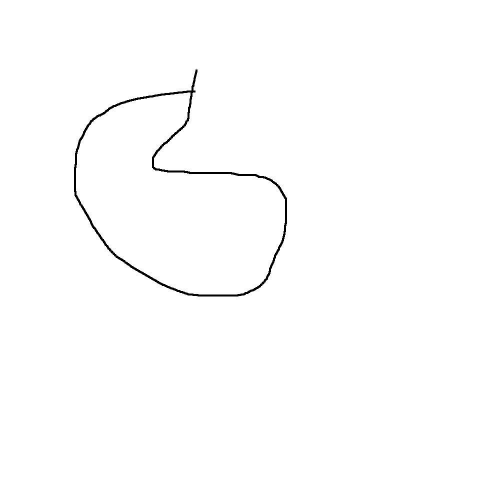
#> input picture project/circle/circle4-1000.jpeg, 1000 x 1000 px (shown at 1/2 size)
$ python d-dd-circle.py   (older library calls are emulated)
#> lines starting #> are read from the running program, lines starting #| are printed output that depends on the picture; after the words box and inside, x2 and y2 are one past the last pixel; in counts of white or black regions, pixels touching at a corner belong together
#Created on: Apr 18, 2017
#Author: chen
#llcc2196@gmail.com
import cv2
import numpy as np
import matplotlib
matplotlib.use('TkAgg')
from matplotlib import pyplot as plt
import math

def lineContours(img):
	ret, binary = cv2.threshold(img,127,255,0)
	img2, contours, hierarchy = cv2.findContours			(binary,cv2.RETR_TREE,cv2.CHAIN_APPROX_NONE)
#If you pass cv2.CHAIN_APPROX_NONE, all the boundary points are stored.
	linecontours = np.vstack(contours[2]).squeeze()
	'''
	if len(linecontours) % 2 != 0:
		linecontours = linecontours[:-1]
	contour = np.vsplit(linecontours, 2)
	'''
	return linecontours
def derivative(point1,point2):
	dpoint = float((point2[1] - point1[1]) / (point2[0] - point1[0]))
	if math.isinf(dpoint) :
		dpoint = 50
	return dpoint

def lineDerivative(line,step=1,averstep=1):
	dline = []
	for i in range(0,len(line)-averstep,step):
		dline.append(derivative(line[i],line[i + averstep]))
	return dline

def lineCurvature(dline,step=1,averstep=1):
	ddline = []
	for i in range(0,len(dline)-averstep,step):
		ddline.append(dline[i+averstep] - dline[i])
	return ddline

#plot the line properties(original image,line,derivative of line,curvature of line),x_axis,y_axis is image size
def plotLineproperties(img,contour,dline,ddline,amplitude = 10,x_axis = 400,y_axis = 400):

	plt.subplot(2,2,1),plt.title('original image')
	plt.imshow(img)

	x = contour[5:,0]
	y = contour[5:,1]
	plt.subplot(2,2,2),plt.title('contour points')
	plt.plot(x,y),plt.axis([0, x_axis, 0, y_axis])

	td = np.arange(0, len(dline))
	plt.subplot(2,2,3),plt.plot(td,dline),plt.title('contour derivative'),plt.axis([0, len(dline), -amplitude, amplitude])

	tdd = np.arange(0, len(ddline))
	plt.subplot(2,2,4),plt.plot(tdd,ddline),plt.title('contour curvature'),plt.axis([0, len(ddline), -amplitude, amplitude])
	plt.show()
	return 0

img = cv2.imread('circle4-1000.jpeg',0)
#> img is the input picture: shape (1000, 1000); min 0, max 255, mean 253.3
imgori = cv2.imread('circle4-1000.jpeg')
contour = lineContours(img)
#> in lineContours, `ret, binary = cv2.threshold(img,127,255,0)`: binary: shape (1000, 1000); 99.3% white; 1 black region
#> in lineContours, `img2, contours, hierarchy = cv2.findContours			(binary,cv2.RETR_TREE,c..`: contours = 3 contours; box (x1, y1, x2, y2) and area: (0, 0, 1000, 1000) 998001, (147, 138, 575, 594) 111997, (152, 185, 570, 589) 103870
#> in lineContours, `linecontours = np.vstack(contours[2]).squeeze()`: linecontours = 1387 pairs, first value 152 to 569, second value 185 to 588
#> contour has the same summary as linecontours in lineContours
dline = lineDerivative(contour,1,10)
#> the loop in lineDerivative, `for i in range(0,len(line)-averstep,step):` made 1377 passes
#> after the loop in lineDerivative, `for i in range(0,len(line)-averstep,step):`: dline = 1377 values, max 50 at index 260, min -10 at index 256, mean 3.16
ddline = lineCurvature(dline)
#> after the loop in lineCurvature, `for i in range(0,len(dline)-averstep,step):`: ddline = 1376 values, max 60 at index 259, min -60 at index 271, mean 0.00124
plotLineproperties(imgori,contour,dline,ddline,60,1000,1000)
#> in plotLineproperties, `x = contour[5:,0]`: x = 1382 values, max 569 at index 881, min 152 at index 283, mean 353.4
#> in plotLineproperties, `y = contour[5:,1]`: y = 1382 values, max 588 at index 632, min 185 at index 1377, mean 387.6
#> in plotLineproperties, `td = np.arange(0, len(dline))`: td = 1377 values from 0 to 1376
#> in plotLineproperties, `tdd = np.arange(0, len(ddline))`: tdd = 1376 values from 0 to 1375
#> in plotLineproperties, `plt.show()`:
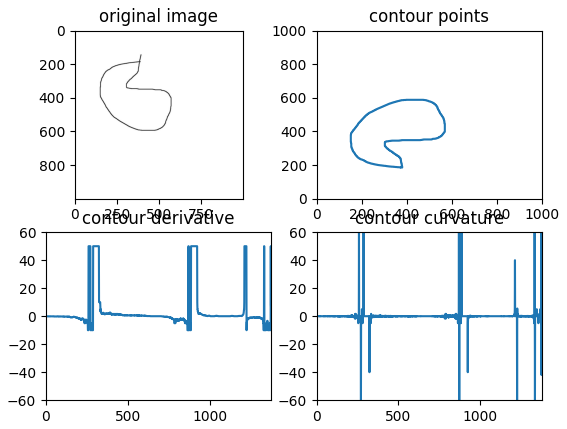
#> figure drawn by matplotlib, 4 panels; panel 3: curve peaks at x = 260, y = 50; panel 4: curve peaks at x = 259, y = 60


#cv2.waitKey(0)

$ run again, with project/circle/circle1-1000.jpeg copied over project/circle/circle4-1000.jpeg
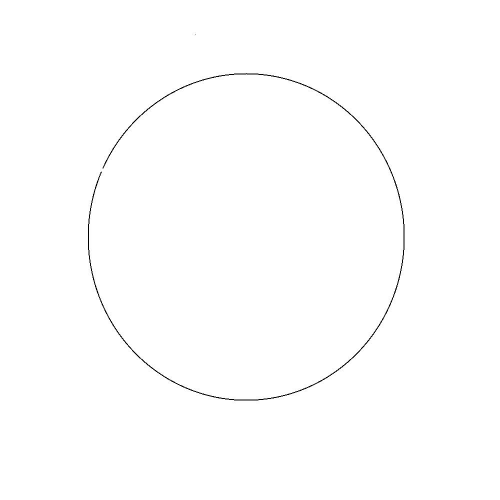
#> input picture project/circle/circle1-1000.jpeg, 1000 x 1000 px (shown at 1/2 size)
#> img is the input picture: shape (1000, 1000); min 0, max 255, mean 253.9
#> binary: shape (1000, 1000); 99.6% white; black in thin lines or dots, all inside (x1, y1, x2, y2) = (176, 68, 809, 801)
#> contours = 3 contours, 1 with area under 20; largest, box (x1, y1, x2, y2) and area: (0, 0, 1000, 1000) 998001, (175, 145, 810, 802) 5830
#> linecontours = [[389, 68], [390, 67], [391, 68], [390, 69]]
#> after the loop in lineDerivative, `for i in range(0,len(line)-averstep,step):`: dline = []
#> x = empty array
#> in plotLineproperties, `plt.show()`:
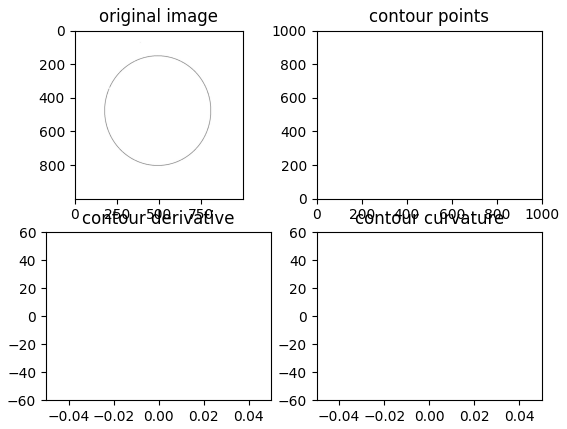
#> figure drawn by matplotlib, 4 panels

$ run again, with project/circle/circle3-1000.jpeg copied over project/circle/circle4-1000.jpeg
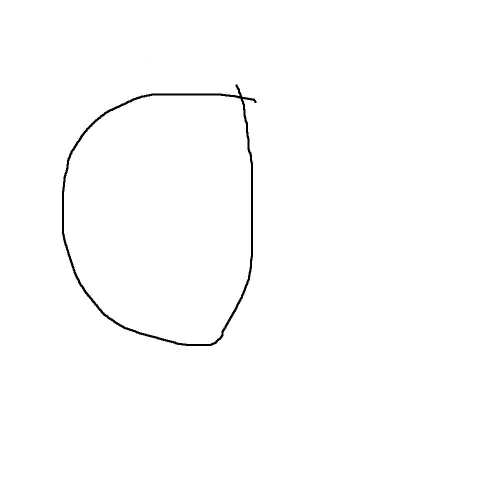
#> input picture project/circle/circle3-1000.jpeg, 1000 x 1000 px (shown at 1/2 size)
#> img is the input picture: shape (1000, 1000); min 0, max 255, mean 253.3
#> binary: shape (1000, 1000); 99.3% white; 1 black region
#> contours = 3 contours; box (x1, y1, x2, y2) and area: (0, 0, 1000, 1000) 998001, (123, 168, 514, 693) 164276, (128, 191, 502, 688) 156172
#> linecontours = 1403 pairs, first value 128 to 501, second value 191 to 687
#> contour has the same summary as linecontours in lineContours
#> the loop in lineDerivative, `for i in range(0,len(line)-averstep,step):` made 1393 passes
#> after the loop in lineDerivative, `for i in range(0,len(line)-averstep,step):`: dline = 1393 values, max 50 at index 263, min -10 at index 199, mean 10.09
#> after the loop in lineCurvature, `for i in range(0,len(dline)-averstep,step):`: ddline = 1392 values, max 60 at index 262, min -60 at index 895, mean 0.000144
#> x = 1398 values, max 501 at index 907, min 128 at index 258, mean 333.1
#> y = 1398 values, max 687 at index 676, min 191 at index 1261, mean 426.5
#> td = 1393 values from 0 to 1392
#> tdd = 1392 values from 0 to 1391
#> in plotLineproperties, `plt.show()`:
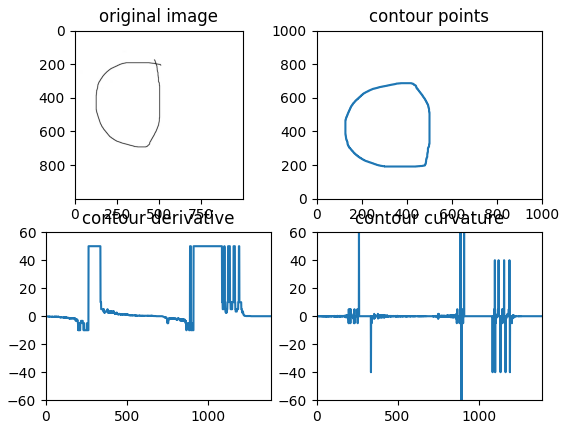
#> figure drawn by matplotlib, 4 panels; panel 3: curve peaks at x = 263, y = 50; panel 4: curve peaks at x = 262, y = 60
